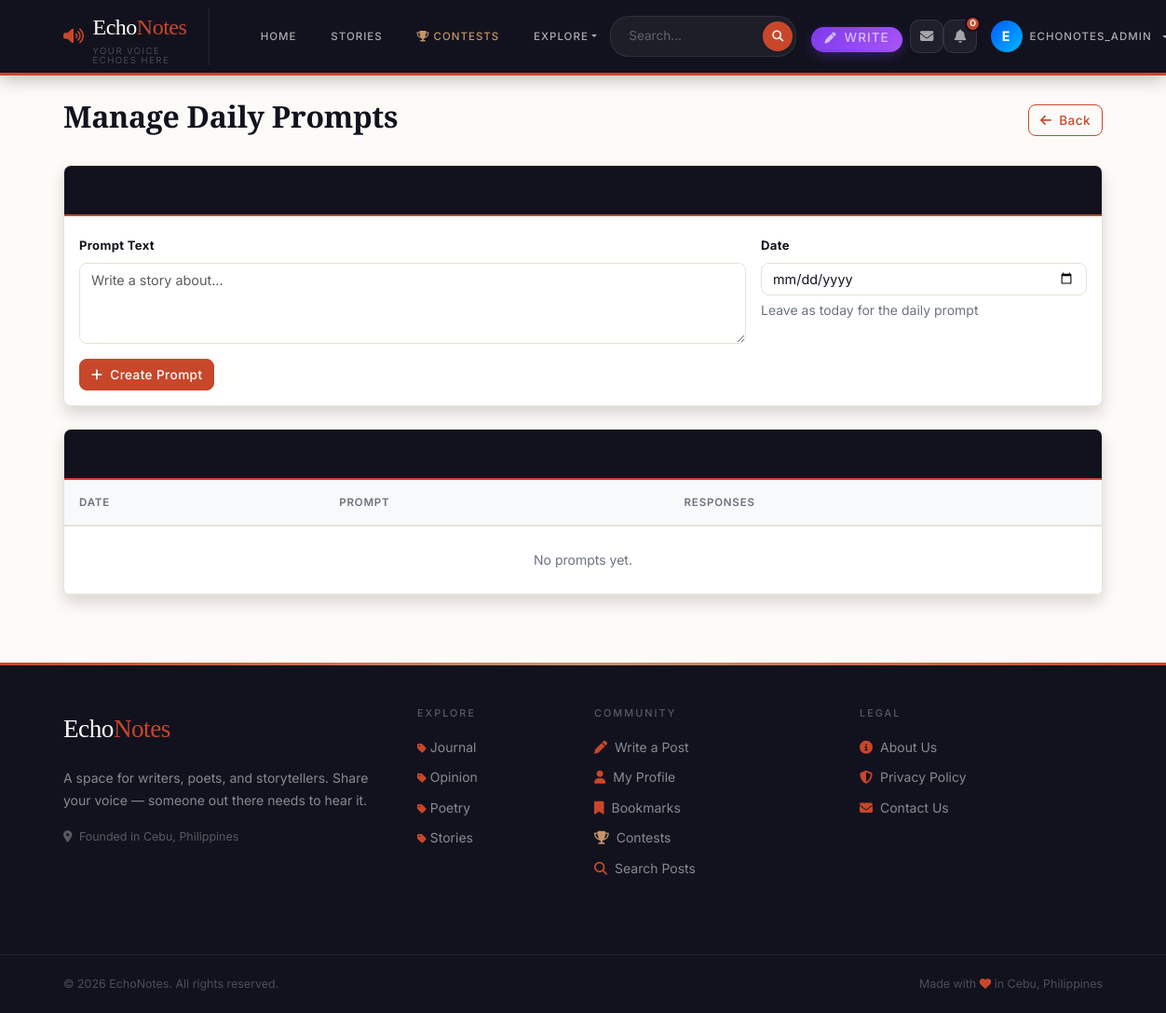
Before: /manage/prompts/ (signed in) with the older database file.
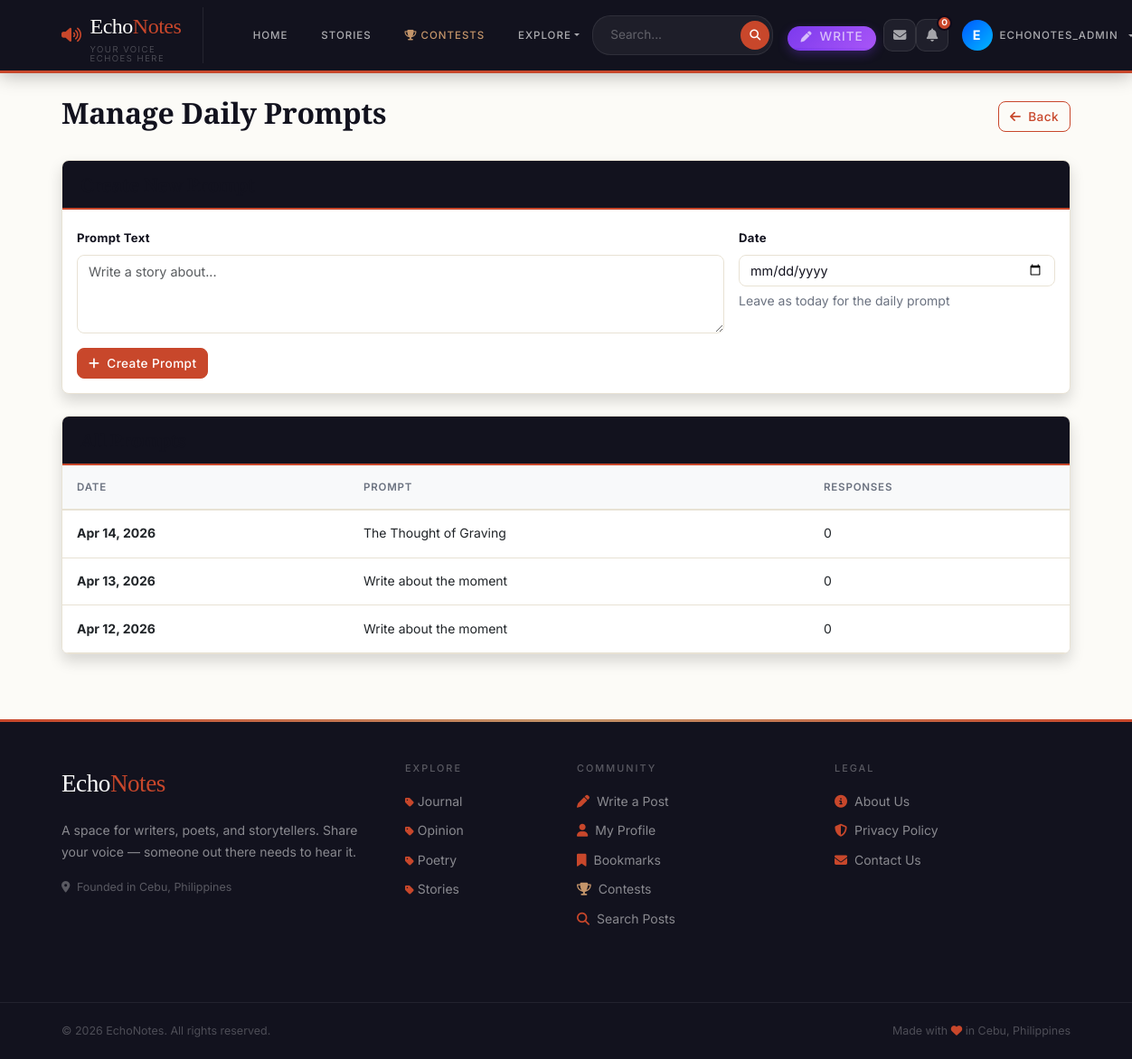
After: the same page with the newer database file.
### blog/models.py (models this page shows, shortened)
class Category(models.Model):
    name = models.CharField(max_length=100, unique=True)
    slug = models.SlugField(max_length=100, unique=True)
    description = models.TextField(blank=True)
    icon = models.CharField(max_length=50, default='fas fa-circle', help_text="FontAwesome class (e.g., 'fas fa-feather')")
    color = models.CharField(max_length=20, default='#7c3aed', help_text="Brand color hex code")
    subscribers = models.ManyToManyField(User, related_name='subscribed_circles', blank=True)
    created_date = models.DateTimeField(default=timezone.now)
    class Meta:
        verbose_name_plural = 'Categories'
        ordering = ['name']

class DailyPrompt(models.Model):
    prompt = models.TextField()
    created_by = models.ForeignKey(User, on_delete=models.CASCADE, related_name='prompts_created')
    date = models.DateField(unique=True, default=timezone.now)
    is_active = models.BooleanField(default=True)
    created_date = models.DateTimeField(default=timezone.now)
    class Meta:
        ordering = ['-date']
    def total_responses(self):
        return self.responses.count()

### blog/views.py (the view)
# urls.py: path('manage/prompts/', views.manage_prompts, name='manage-prompts'),
@admin_required
def manage_prompts(request):
    prompts = DailyPrompt.objects.all().order_by('-date')
    return render(request, 'manage_prompts.html', {'prompts': prompts})

### blog/context_processors.py (called while the page is built)
def categories(request):
    from .models import Category
    return {'categories': Category.objects.all()}

### blog/views.py (called while the page is built)
def admin_required(view_func):
    from functools import wraps
    @wraps(view_func)
    def wrapper(request, *args, **kwargs):
        if not request.user.is_authenticated or not request.user.is_staff:
            messages.error(request, 'Admin access required.')
            return redirect('landing')
        return view_func(request, *args, **kwargs)
    return wrapper

### blog/templates/manage_prompts.html (shortened to what this page needs)
{% extends 'base.html' %}
{% block content %}
<div class="container py-4">
    <div class="d-flex justify-content-between align-items-center mb-4">
        <h2>Manage Daily Prompts</h2>
        <a href="{% url 'admin-dashboard' %}" class="btn btn-outline-primary">
            <i class="fas fa-arrow-left me-2"></i>Back
        </a>
    </div>
    <div class="card shadow mb-4">
        <div class="card-header bg-primary text-white">
            <h5 class="mb-0">Create New Prompt</h5>
        </div>
        <div class="card-body">
            <form method="POST">
                <div class="row g-3">
                    <div class="col-md-8">
                        <label class="form-label fw-bold">Prompt Text</label>
                        <textarea name="prompt" class="form-control" rows="3"
                                  placeholder="Write a story about..." required></textarea>
                    </div>
                    <div class="col-md-4">
                        <label class="form-label fw-bold">Date</label>
                        <input type="date" name="date" class="form-control" value="{{ today }}" required>
                        <small class="text-muted mt-1 d-block">Leave as today for the daily prompt</small>
                    </div>
                </div>
                <button type="submit" class="btn btn-primary mt-3">
                    <i class="fas fa-plus me-2"></i>Create Prompt
                </button>
            </form>
        </div>
    </div>
    <div class="card shadow">
        <div class="card-header bg-primary text-white">
            <h5 class="mb-0">All Prompts</h5>
        </div>
        <div class="card-body p-0">
            <div class="table-responsive">
                <table class="table table-hover mb-0">
                    <thead class="table-light">
                        <tr>
                            <th>Date</th>
                            <th>Prompt</th>
                            <th>Responses</th>
                        </tr>
                    </thead>
                    <tbody>
                        {% for prompt in prompts %}
                        <tr>
                            <td><strong>{{ prompt.date|date:"M d, Y" }}</strong></td>
                            <td>{{ prompt.prompt|truncatewords:20 }}</td>
                            <td>{{ prompt.total_responses }}</td>
                        </tr>
                        {% empty %}
                        <tr>
                            <td colspan="3" class="text-center text-muted py-4">No prompts yet.</td>
                        </tr>
                        {% endfor %}
                    </tbody>
                </table>
            </div>
        </div>
    </div>
</div>
{% endblock %}

### blog/templates/base.html (shortened to what this page needs)
{% load static %}
<!DOCTYPE html>
<html lang="en">
<head>
  <link href="https://cdn.jsdelivr.net/npm/bootstrap@5.3.0/dist/css/bootstrap.min.css" rel="stylesheet">
  <link rel="stylesheet" href="https://cdnjs.cloudflare.com/ajax/libs/font-awesome/6.4.0/css/all.min.css">
  <link rel="stylesheet" href="{% static 'css/style.css' %}?v=1.0.1">
<body>
  <nav class="echonav navbar navbar-expand-lg">
    <div class="container">
      <a class="echo-brand" href="{% url 'landing' %}">
        <i class="fas fa-volume-up" style="color:var(--accent);font-size:1.1rem"></i>
        <div>
          Echo<span>Notes</span>
          <small>Your voice echoes here</small>
        </div>
      </a>
      <div class="collapse navbar-collapse" id="navbarNav">
        <ul class="navbar-nav me-auto mb-2 mb-lg-0 align-items-lg-center" style="gap: 0.5rem; margin-left: 1.5rem;">
          <li class="nav-item">
            <a class="nav-link" href="{% url 'landing' %}">Home</a>
          </li>
          <li class="nav-item">
            <a class="nav-link" href="{% url 'story-list' %}">Stories</a>
          </li>
          <li class="nav-item">
            <a class="nav-link highlight" href="{% url 'contest-list' %}">
              <i class="fas fa-trophy me-1" style="color:var(--gold)"></i>Contests
            </a>
          </li>
          <li class="nav-item dropdown">
            <a class="nav-link dropdown-toggle" href="#" id="exploreDropdown" role="button" data-bs-toggle="dropdown"
              aria-expanded="false">
              Explore
            </a>
          </li>
        </ul>
        <div class="d-flex align-items-lg-center gap-3">
          <form class="echo-search d-flex align-items-center m-0" action="{% url 'search' %}" method="GET"
            style="background: rgba(255,255,255,0.05); border-radius: 20px; padding: 3px; border: 1px solid rgba(255,255,255,0.08);">
            <input type="search" name="q" placeholder="Search..." required
              class="border-0 bg-transparent text-white px-3" style="outline: none; font-size: 0.85rem; width: 160px;">
            <button type="submit" class="border-0 rounded-circle d-flex justify-content-center align-items-center"
              style="background: var(--accent); width: 32px; height: 32px; color: white;"><i class="fas fa-search"
                style="font-size: 0.75rem;"></i></button>
          </form>
          <ul class="navbar-nav align-items-lg-center m-0">
            {% if user.is_authenticated %}
            <li class="nav-item me-2 d-none d-lg-block">
              <a class="nav-link py-1 px-3 text-white" href="{% url 'create-post' %}"
                style="background: linear-gradient(135deg, #7c3aed, #a855f7); border-radius: 20px; font-size: 0.85rem; font-weight: 500; display: inline-flex; align-items: center; box-shadow: 0 4px 12px rgba(124,58,237,0.3);">
                <i class="fas fa-pen me-2" style="font-size: 0.75rem;"></i> Write
              </a>
            </li>
            {% if user.is_authenticated %}
            <li class="nav-item">
              <a href="{% url 'inbox' %}" class="notif-icon-btn" title="Messages" style="text-decoration:none">
                <i class="fas fa-envelope"></i>
              </a>
            </li>
            <li class="nav-item" style="position:relative">
              <button id="notif-bell-btn" class="notif-icon-btn" title="Notifications">
                <i class="fas fa-bell"></i>
                <span id="notif-badge" class="notif-badge" style="display:none">0</span>
              </button>
            </li>
            {% endif %}
            <li class="nav-item dropdown">
              <a class="nav-link dropdown-toggle d-flex align-items-center gap-2" href="#" id="profileDropdown"
                role="button" data-bs-toggle="dropdown" aria-expanded="false" style="padding: 0.2rem 1rem;">
                <div class="rounded-circle d-flex justify-content-center align-items-center"
                  style="width: 34px; height: 34px; background: linear-gradient(135deg,rgb(0, 89, 255),rgb(0, 183, 255)); color: white; font-weight: bold; font-size: 0.9rem;">
                  {{ user.username|make_list|first|upper }}
                </div>
                <span class="d-none d-lg-block">{{ user.username }}</span>
              </a>
            </li>
            {% endif %}
          </ul>
        </div>
      </div>
    </div>
  </nav>
  <main>
    {% block content %}{% endblock %}
  </main>
  <footer class="echo-footer mt-5">
    <div class="container py-5">
      <div class="row">
        <div class="col-lg-4 mb-4">
          <div class="echo-footer-brand mb-3">Echo<span>Notes</span></div>
          <p style="color:rgba(255,255,255,0.5);font-size:0.875rem;line-height:1.7">
            A space for writers, poets, and storytellers.
            Share your voice — someone out there needs to hear it.
          </p>
          <p style="color:rgba(255,255,255,0.3);font-size:0.78rem">
            <i class="fas fa-map-marker-alt me-1"></i> Founded in Cebu, Philippines
          </p>
        </div>
        <div class="col-lg-2 col-md-4 mb-4">
          <h6>Explore</h6>
          <ul class="list-unstyled mb-0">
            {% for category in categories %}
            <li style="margin-bottom:0.5rem;">
              <a href="{% url 'category-posts' category.slug %}">
                <i class="fas fa-tag me-1" style="font-size:0.7rem;color:var(--accent)"></i>{{ category.name }}
              </a>
            </li>
            {% empty %}
            <li><a href="{% url 'landing' %}">All Posts</a></li>
            {% endfor %}
          </ul>
        </div>
        <div class="col-lg-3 col-md-4 mb-4">
          <h6>Community</h6>
          {% if user.is_authenticated %}
          <a href="{% url 'create-post' %}"><i class="fas fa-pen me-2" style="color:var(--accent)"></i>Write a Post</a>
          <a href="{% url 'profile-detail' user.username %}"><i class="fas fa-user me-2"
              style="color:var(--accent)"></i>My Profile</a>
          <a href="{% url 'my-bookmarks' %}"><i class="fas fa-bookmark me-2"
              style="color:var(--accent)"></i>Bookmarks</a>
          <a href="{% url 'contest-list' %}"><i class="fas fa-trophy me-2" style="color:var(--gold)"></i>Contests</a>
          {% endif %}
          <a href="{% url 'search' %}?q="><i class="fas fa-search me-2" style="color:var(--accent)"></i>Search Posts</a>
        </div>
        <div class="col-lg-3 col-md-4 mb-4">
          <h6>Legal</h6>
          <a href="{% url 'about' %}"><i class="fas fa-info-circle me-2" style="color:var(--accent)"></i>About Us</a>
          <a href="{% url 'privacy-policy' %}"><i class="fas fa-shield-alt me-2" style="color:var(--accent)"></i>Privacy
            Policy</a>
          <a href="{% url 'contact' %}"><i class="fas fa-envelope me-2" style="color:var(--accent)"></i>Contact Us</a>
        </div>
      </div>
    </div>
    <div class="echo-footer-bottom">
      <div class="container d-flex justify-content-between flex-wrap gap-2">
        <span>© {% now "Y" %} EchoNotes. All rights reserved.</span>
        <span>Made with <i class="fas fa-heart" style="color:var(--accent)"></i> in Cebu, Philippines</span>
      </div>
    </div>
  </footer>
</body>
</html>

### blog/templates/base.html (style rules this page uses)
body { display: flex; flex-direction: column; min-height: 100vh; }
main { flex: 1; }
.notif-icon-btn { width: 36px; height: 36px; border-radius: 10px; background: rgba(255, 255, 255, 0.06); border: 1px solid rgba(255, 255, 255, 0.09); color: rgba(255, 255, 255, 0.6); display: flex; align-items: center; justify-content: center; font-size: 0.9rem; cursor: pointer; position: relative; transition: all 0.18s; text-decoration: none; }
.notif-badge { position: absolute; top: -5px; right: -5px; min-width: 17px; height: 17px; border-radius: 50%; background: #c8472b; color: white; font-size: 0.6rem; font-weight: 700; font-family: 'DM Sans', sans-serif; display: flex !important; align-items: center; justify-content: center; border: 2px solid #0f0a1a; padding: 0 3px; }

Changed rows visible on the page:
added DailyPrompt: date "Apr 14, 2026", prompt "The Thought of Graving", total_responses "0"
added DailyPrompt: date "Apr 13, 2026", prompt "Write about the moment", total_responses "0"
added DailyPrompt: date "Apr 12, 2026", prompt "Write about the moment", total_responses "0"
Other visible differences:
text no longer shown: "No prompts yet."
